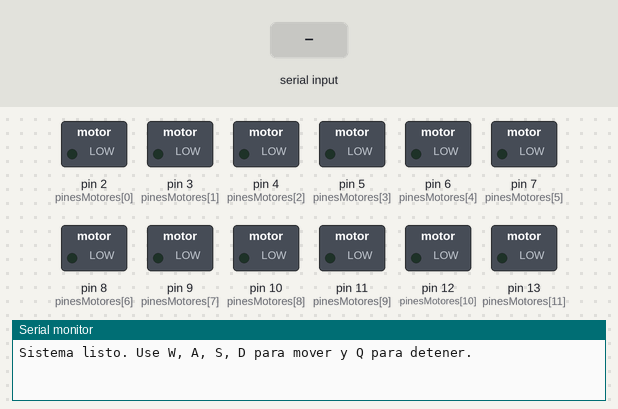
Bench run of a program on a simulated Arduino Uno, built with avr-gcc and run on an emulated ATmega328P. Shown: switched loads named in the program (green lamp = pin HIGH), the last lines printed to the serial monitor. Inputs (shaded band) come from the test bench.

Above: at 1.2 s.
1.3 s: "w" received over Serial
At 1.8 s:
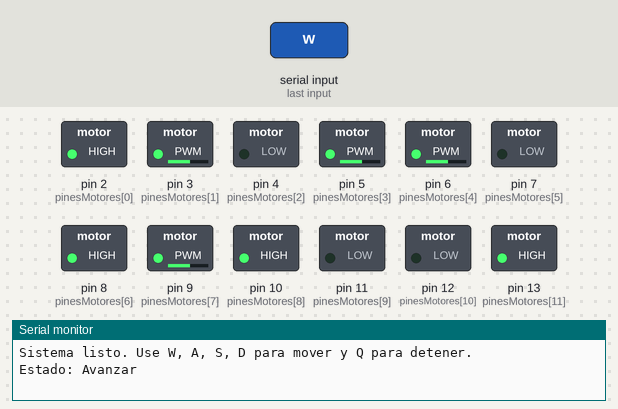
2.8 s: "s" received over Serial
At 4.0 s:
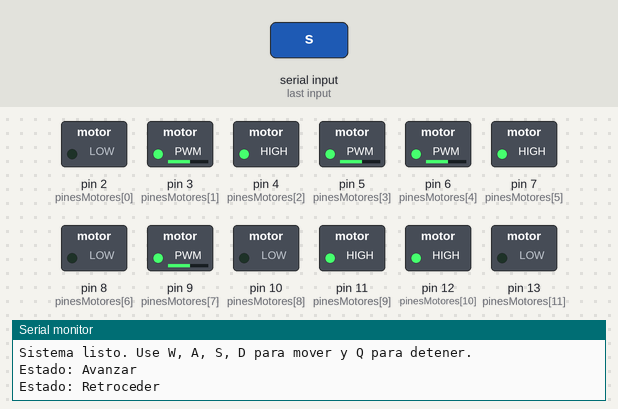
4.3 s: "q" received over Serial
At 5.3 s:
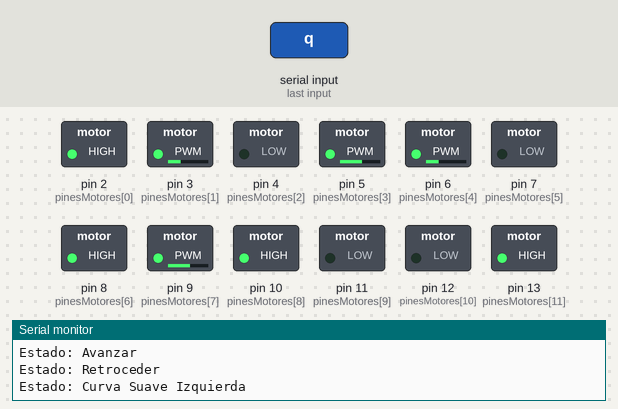
5.8 s: "e" received over Serial
At 6.4 s:
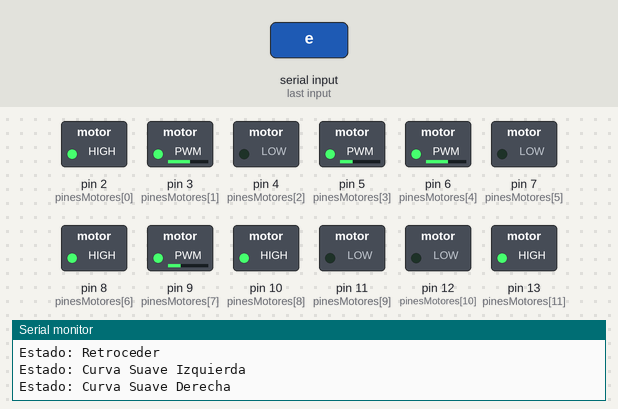
7.3 s: "a" received over Serial
At 8.5 s:
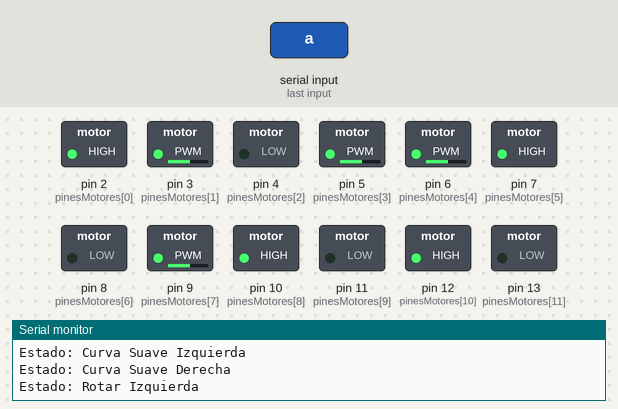
8.8 s: "d" received over Serial
At 9.9 s:
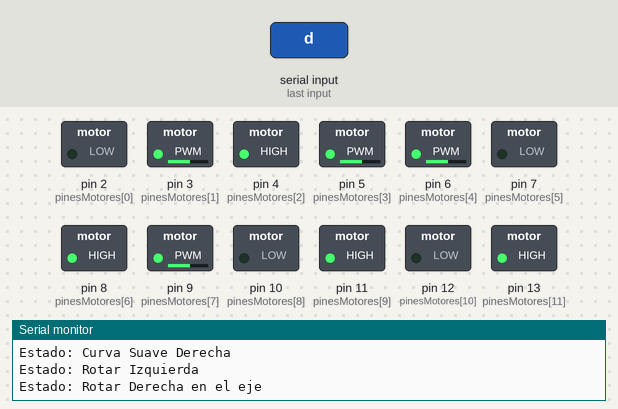
Timing chart, 0 to 11.3 s (numbered marks = the images above; inputs shaded):
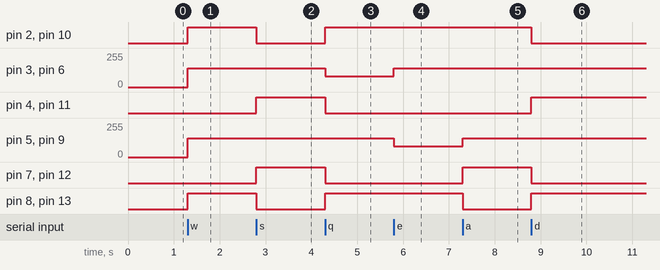

Measured:
- after the input at 1.3 s, pin 2 (pinesMotores[0]), pin 8 (pinesMotores[6]), pin 10 (pinesMotores[8]), pin 13 (pinesMotores[11]): LOW → HIGH at once; pin 3 (pinesMotores[1]), pin 5 (pinesMotores[3]), pin 6 (pinesMotores[4]), pin 9 (pinesMotores[7]): 0/255 → 140/255 at once
- after the input at 2.8 s, pin 2 (pinesMotores[0]), pin 8 (pinesMotores[6]), pin 10 (pinesMotores[8]), pin 13 (pinesMotores[11]): HIGH → LOW at once; pin 4 (pinesMotores[2]), pin 7 (pinesMotores[5]), pin 11 (pinesMotores[9]), pin 12 (pinesMotores[10]): LOW → HIGH at once
- after the input at 4.3 s, pin 2 (pinesMotores[0]), pin 8 (pinesMotores[6]), pin 10 (pinesMotores[8]), pin 13 (pinesMotores[11]): LOW → HIGH at once; pin 3 (pinesMotores[1]), pin 6 (pinesMotores[4]): 140/255 → 80/255 at once; pin 4 (pinesMotores[2]), pin 7 (pinesMotores[5]), pin 11 (pinesMotores[9]), pin 12 (pinesMotores[10]): HIGH → LOW at once
- after the input at 5.8 s, pin 3 (pinesMotores[1]), pin 6 (pinesMotores[4]): 80/255 → 140/255 at once; pin 5 (pinesMotores[3]), pin 9 (pinesMotores[7]): 140/255 → 80/255 at once
- after the input at 7.3 s, pin 5 (pinesMotores[3]), pin 9 (pinesMotores[7]): 80/255 → 140/255 at once; pin 7 (pinesMotores[5]), pin 12 (pinesMotores[10]): LOW → HIGH at once; pin 8 (pinesMotores[6]), pin 13 (pinesMotores[11]): HIGH → LOW at once
- after the input at 8.8 s, pin 2 (pinesMotores[0]), pin 7 (pinesMotores[5]), pin 10 (pinesMotores[8]), pin 12 (pinesMotores[10]): HIGH → LOW at once; pin 4 (pinesMotores[2]), pin 8 (pinesMotores[6]), pin 11 (pinesMotores[9]), pin 13 (pinesMotores[11]): LOW → HIGH at once

The program:

main.cpp
```cpp
#include <Arduino.h>

// Definición de pines (Uso de arreglos para escalabilidad)
const int pinesMotores[] = {2, 3, 4, 5, 6, 7, 8, 9, 10, 11, 12, 13};

void setup()
{
  for (int i = 0; i < 12; i++)
  {
    pinMode(pinesMotores[i], OUTPUT);
  }

  Serial.begin(9600);
  Serial.println("Sistema listo. Use W, A, S, D para mover y Q para detener.");
}

// Función maestra para controlar los motores
// Permite enviar los 8 estados de un solo golpe
void controlarMotores(bool m1a, bool m1b, bool m2a, bool m2b, bool m3a, bool m3b, bool m4a, bool m4b, int m1p, int m2p, int m3p, int m4p)
{
  digitalWrite(2, m1a); digitalWrite(4, m1b); analogWrite(3, m1p);
  digitalWrite(7, m2a); digitalWrite(8, m2b); analogWrite(5, m2p);
  digitalWrite(10, m3a); digitalWrite(11, m3b); analogWrite(6, m3p);
  digitalWrite(12, m4a); digitalWrite(13, m4b); analogWrite(9, m4p);
}
void ControlTeclado()
{
  int velAlta = 140;
  int velBaja = 80; // Velocidad reducida para las ruedas interiores en un giro
  char tecla = Serial.read();
  switch (tolower(tecla))
  {
  case 'w': // AVANZAR
    controlarMotores(HIGH, LOW, LOW, HIGH, HIGH, LOW, LOW, HIGH, velAlta, velAlta, velAlta, velAlta);
    Serial.println("Estado: Avanzar");
    break;

  case 's': // RETROCEDER
    controlarMotores(LOW, HIGH, HIGH, LOW, LOW, HIGH, HIGH, LOW, velAlta, velAlta, velAlta, velAlta);
    Serial.println("Estado: Retroceder");
    break;

  case 'q': // CURVA HACIA LA IZQUIERDA (Giro Diferencial)
    // Todos los motores apuntan hacia adelante.
    // Lado izquierdo (M1, M3) a velBaja. Lado derecho (M2, M4) a velAlta.
    controlarMotores(HIGH, LOW, LOW, HIGH, HIGH, LOW, LOW, HIGH, velBaja, velAlta, velBaja, velAlta);
    Serial.println("Estado: Curva Suave Izquierda");
    break;

  case 'e': // CURVA HACIA LA DERECHA (Giro Diferencial)
    // Todos los motores apuntan hacia adelante.
    // Lado izquierdo (M1, M3) a velAlta. Lado derecho (M2, M4) a velBaja.
    controlarMotores(HIGH, LOW, LOW, HIGH, HIGH, LOW, LOW, HIGH, velAlta, velBaja, velAlta, velBaja);
    Serial.println("Estado: Curva Suave Derecha");
    break;

  case 'a': // GIRAR IZQUIERDA (Sobre su eje)
    controlarMotores(HIGH, LOW, HIGH, LOW, HIGH, LOW, HIGH, LOW, velAlta, velAlta, velAlta, velAlta);
    Serial.println("Estado: Rotar Izquierda");
    break;

  case 'd': // GIRAR DERECHA (Sobre su eje - Lados en direcciones opuestas)
    controlarMotores(LOW, HIGH, LOW, HIGH, LOW, HIGH, LOW, HIGH, velAlta, velAlta, velAlta, velAlta);
    Serial.println("Estado: Rotar Derecha en el eje");
    break;

  case ' ': // ESPACIO PARA DETENER
    controlarMotores(LOW, LOW, LOW, LOW, LOW, LOW, LOW, LOW, 0, 0, 0, 0);
    Serial.println("Estado: DETENIDO (Freno)");
    break;
  }
}
void loop()
{
  if (Serial.available() > 0)
  {
    ControlTeclado();
  }
}
```
